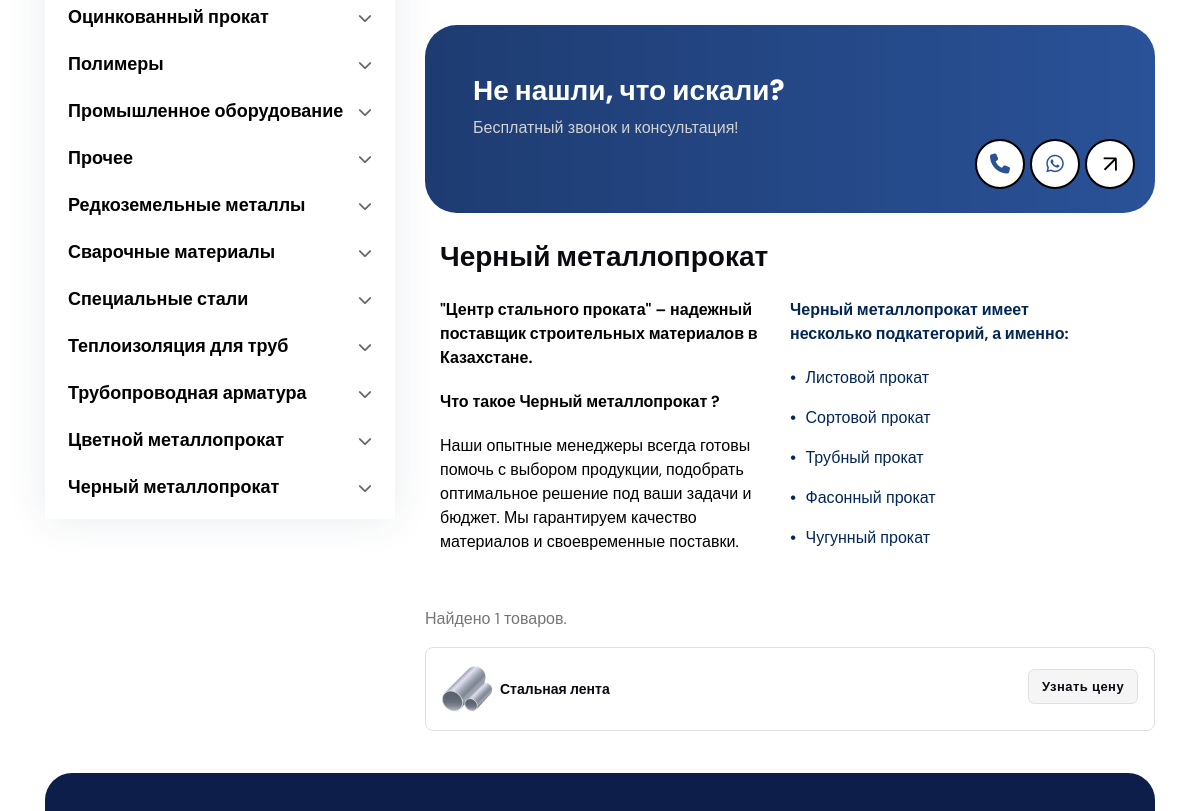
Page /category/chernyj-metalloprokat/ (middle part) on the earlier database version.
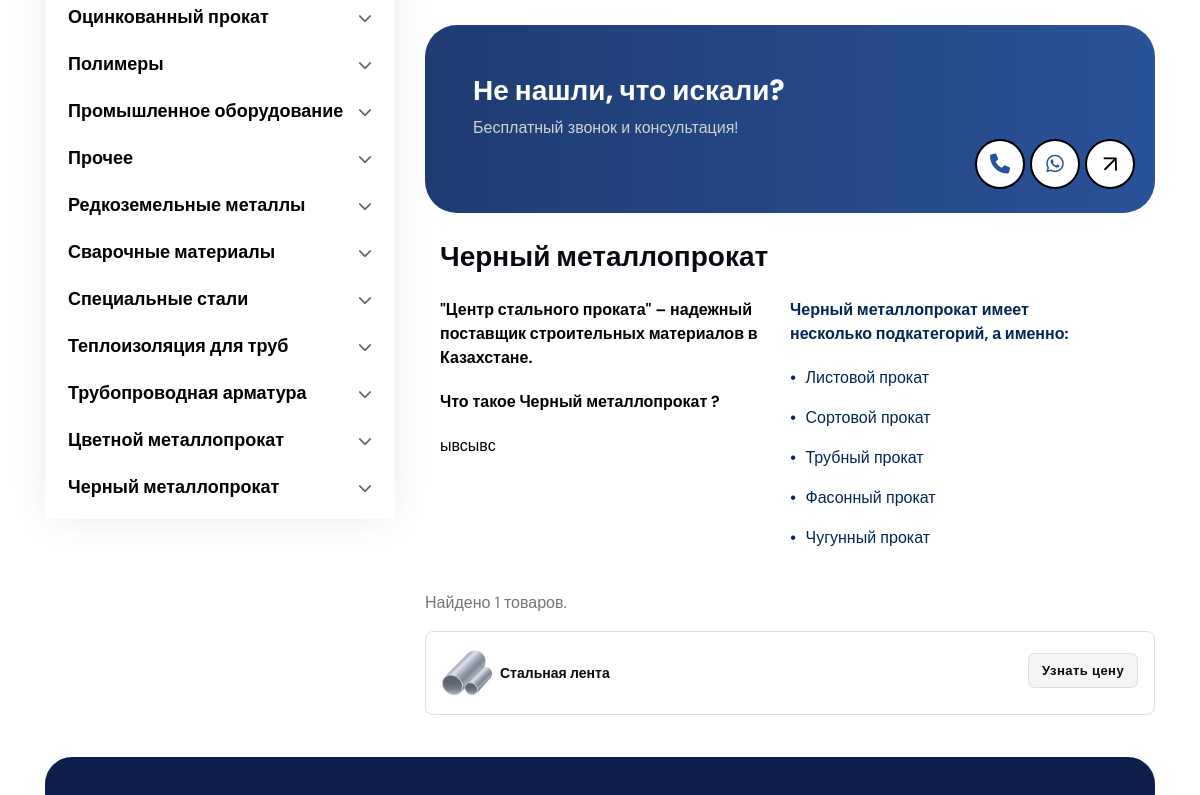
Same page on the later database version.
### main/models.py (models this page shows, shortened)
class Category(models.Model):
    name = models.CharField(max_length=255, verbose_name="Название категории", db_index=True)
    image = models.ImageField(max_length=255, blank=True, null=True, verbose_name="Картинка категории")
    slug = models.SlugField(unique=True, verbose_name="Слаг", max_length=255)
    about = models.TextField(max_length=555, blank=True, null=True)
    price_list = models.FileField(blank=True, null=True)
    parent = models.ForeignKey(
        'self',
        on_delete=models.CASCADE,
        null=True,
        blank=True,
        related_name='children',
        verbose_name="Родительская категория"
    )
    class Meta:
        verbose_name = "Категория"
        verbose_name_plural = "Категории"
        ordering = ['name']
    def get_absolute_url(self):
        return reverse('website:category_detail', kwargs={'slug': self.slug})

### main/views.py (the view)
# urls.py: path('category/<slug:slug>/', CategoryDetailView.as_view(), name='category_detail'),
class CategoryDetailView(DetailView):
    model = Category
    template_name = 'category/category_detail.html'
    context_object_name = 'category'
    @method_decorator(cache_page(60 * 15))  # Кэшируем страницу на 15 минут
    def dispatch(self, *args, **kwargs):
        return super().dispatch(*args, **kwargs)
    def get_queryset(self):
        return Category.objects.prefetch_related(
            'children',
            'products'  # Используем prefetch_related для множественных связей
        ).select_related('parent').order_by('id')
    def get(self, request, *args, **kwargs):
        self.object = self.get_object()
        if not self.object.children.exists():
            return redirect('website:product_list', slug=self.object.slug)
        return super().get(request, *args, **kwargs)
    def get_context_data(self, **kwargs):
        context = super().get_context_data(**kwargs)
        category = self.object
        subcategories = category.children.all()
        all_categories = Category.objects.only('id', 'parent_id')
        children_map = defaultdict(list)
        for cat in all_categories:
            children_map[cat.parent_id].append(cat.id)
        category_ids = set()
        stack = [category.id]
        while stack:
            current_id = stack.pop()
            category_ids.add(current_id)
            stack.extend(children_map.get(current_id, []))
        cache_key = f'category_{category.id}_products'
        products = cache.get(cache_key)
        if not products:
            products = Product.objects.filter(category_id__in=category_ids).select_related('category').distinct()
            products = products.order_by('?')  # Сортируем случайным образом
            cache.set(cache_key, products, timeout=60 * 15)
        paginator = Paginator(products, 15)
        page_number = self.request.GET.get('page')
        page_obj = paginator.get_page(page_number)
        total_products = page_obj.paginator.count
        top_categories = Category.objects.filter(parent__isnull=True).only('id', 'name')
        context.update({
            'page_obj': page_obj,
            'categories': top_categories,
            'total_products': total_products,
            'subcategories': subcategories,
        })
        return context

### main/models.py (called while the page is built)
    def get_absolute_url(self):
        return reverse('website:product_detail', kwargs={'slug': self.slug})

### templates/category/category_detail.html (shortened to what the changed rows need)
{% extends 'base.html' %}
{% load static %}
{% block content %}
<section class="pt-0">
	<div class="container">
		<div class="row">
			<aside class="col-xl-4 col-xxl-3">
				<div class="offcanvas-xl offcanvas-end" tabindex="-1" id="offcanvasSidebar" aria-labelledby="offcanvasSidebarLabel">
					<div class="offcanvas-body flex-column p-3 p-xl-0">
						<form class="rounded-3 shadow">
							<div class="card card-body rounded-0 rounded-top p-2">
                                <ul class="category-list">
                                    {% for category in categories %}
                                        <li style="color: #262a31;" onclick="toggleSub(this)">
                                            <a style="color: black;" href="{{ category.get_absolute_url }}">{{ category.name }}</a>
                                            <i class="fa-solid fa-chevron-down"></i>
                                        </li>
                                    {% endfor %}
                                </ul>
							</div>
						</form>
					</div>
				</div>
			</aside>
			<div class="col-xl-8 col-xxl-9">
        <div class="container-xl mt-3">
          <div class="row p-0">
              <div class="col-12 mb-3">
              <h4 class="about-company-bottom__title" style="color: #262a31;"><a href="{% url 'website:about' %}">{{ category.name }} </a></h4>
            </div>
            <div class="row">
              <div class="col-md-6 mb-2">
                <p class="fw-bold" style="color: black;">"Центр стального проката" – надежный поставщик строительных материалов в Казахстане.  </p>
                <p class="fw-bold" style="color: black;"> Что такое {{ category.name}} ?</p>
                <p style="color: black;">
                  {% if category.about %}
                      {{ category.about }}
                  {% else %}
                      Наши опытные менеджеры всегда готовы помочь с выбором продукции, подобрать оптимальное решение под ваши задачи и бюджет. Мы гарантируем качество материалов и своевременные поставки.
                  {% endif %}
              </p>
              </div>
              <div class="col-md-6">
                <ul class="list-unstyled">
                  {% if subcategories %}
                      <p style="color: #032655;">
                          <b>{{ category.name }} имеет несколько подкатегорий, а именно:</b>
                      </p>
                  {% endif %}
                </ul>
              </div>
            </div>
          </div>
        </div>
			</div>
		</div>
	</div>
</section>
{% endblock %}

Differences in the rows shown:
changed Category "Черный металлопрокат": about (not shown) → "ывсывс"
Other differences:
text no longer shown: "Наши опытные менеджеры всегда готовы помочь с выбором продукции, подобрать оптимальное решение под ваши задачи и бюджет. Мы гарантируем качество материалов и своевременные поставки."
